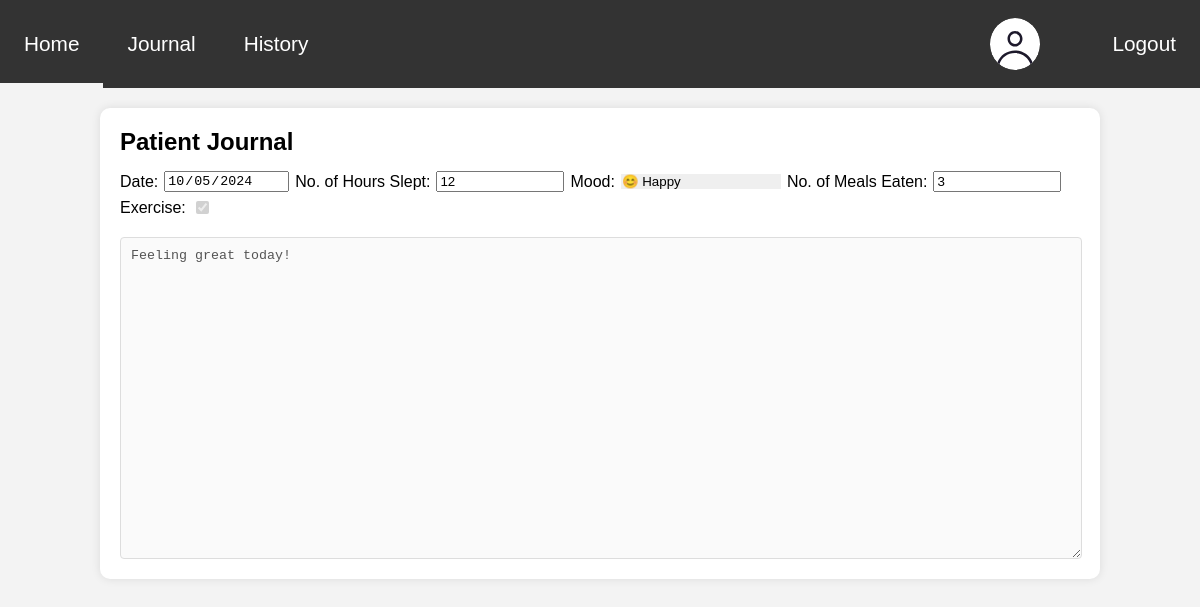
Page /patient/journal-writing/journal-writing.php?id=1 (signed in) on the committed database.
### tables this page shows
CREATE TABLE journal_entries (
    id INT AUTO_INCREMENT PRIMARY KEY,
    patient_id INT,
    journal_date DATE,
    hours_slept INT,
    mood VARCHAR(20),
    meals_eaten INT,
    exercise BOOLEAN,
    journal_entry TEXT,
    FOREIGN KEY (patient_id) REFERENCES users(id) ON DELETE CASCADE
);

### patient/journal-writing/journal-writing.php (the view, shortened to what this page needs)
<!DOCTYPE html>
<html lang="en">
<head>
    <link rel='stylesheet' href="journal-writing.css">
</head>
<body>
<header>
    <?php include "../../common/navbar/navbar.php";
    $journal_id = htmlspecialchars($_GET['id']);?>
</header>
<?php
$sql= "SELECT * FROM journal_entries  where id = ?;";
if ($stmt = mysqli_prepare($conn, $sql)) {
    mysqli_stmt_bind_param($stmt, 'i', $journal_id);
    mysqli_stmt_execute($stmt);
    if($result = mysqli_stmt_get_result($stmt)) {
        if(mysqli_num_rows($result)> 0) {
            $row=mysqli_fetch_assoc($result);
        }
    }
}
?>
<div class="container shadow rounded">
    <div class="journal-form">
        <h2>Patient Journal</h2>
        <form class="classform">
            <div class="journal-info">
                <label for="journal-date">Date:</label>
                <input type="date" id="journal-date" name="journal-date" readonly  value="<?= $row['journal_date'] ?>">
                <label for="hours-slept">No. of Hours Slept:</label>
                <input type="number" id="hours-slept" name="hours-slept" readonly  value="<?= $row['hours_slept'] ?>">
                <label for="mood">Mood:</label>
                <select id="mood" name="mood" disabled>
                    <option value="happy" <?php if($row['mood']=="happy"){echo " selected";} ?>>&#128522; Happy</option>
                </select>
                <label for="meals-eaten">No. of Meals Eaten:</label>
                <input type="number" id="meals-eaten" name="meals-eaten" readonly  value="<?= $row['meals_eaten'] ?>">
                <label for="exercise">Exercise:</label>
                <input type="checkbox" id="exercise" name="exercise" disabled  value="<?= $row['exercise'] ?>" <?php
                    if($row['exercise']){echo " checked";}
                ?>>
            </div>
            <textarea id="journal-entry" name="journal-entry" rows="5" placeholder="Insert journal here..." disabled><?= $row['journal_entry'] ?></textarea>
        </form>
    </div>
</div>
</body>
</html>

### patient/journal-writing/journal-writing.css (style rules this page uses)
body { font-family: Arial, sans-serif; background-color: #f4f4f4; margin: 0; padding: 0; }
.container { width: 80%; margin: 20px auto; padding: 20px; background-color: white; box-shadow: 0 0 10px rgba(0, 0, 0, 0.1); }
.journal-form { margin-top: -20px; }
.journal-form h2 { margin-bottom: 15px; }
.journal-form form { display: flex; flex-direction: column; }
.journal-info { display: flex; gap: 6px; align-items: center; flex-wrap: wrap; }
.journal-info input[type="date"], .journal-info input[type="number"] { width: 120px; }
.journal-info select { width: 160px; }
textarea { width: calc(100% - 20px); padding: 10px; height: 300px; border: 1px solid #ddd; border-radius: 4px; margin-top: 20px; }
select[disabled] { border:none; color:black; opacity: 1; }
select { -webkit-appearance: none; -moz-appearance: none; text-indent: 1px; text-overflow: ''; }

### style.css (style rules this page uses)
body { padding:0; margin:0; background-color: #F3F3F3; font-family:'Helvetica', Times, serif; position: absolute; width: 100%; height: 100%; }
header { padding:0; margin:0; }
.shadow { box-shadow: 0 0 10px rgba(0, 0, 0, 0.1); }
.rounded { border-radius: 10px; }

### rows in the picture
journal_entries: journal-date "10/05/2024", hours-slept "12", mood "😊 Happy", meals-eaten "3", exercise "☑", journal-entry "Feeling great today!"
